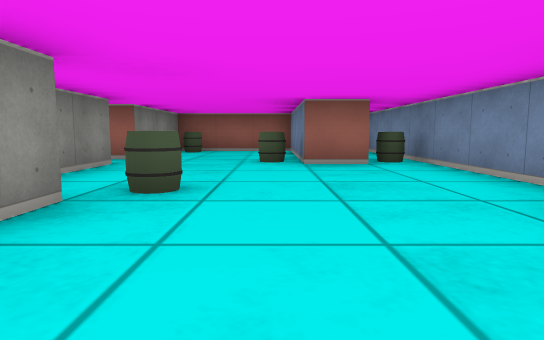
[1] (above)

16 first-person views from a walk through a cub3D ray-caster map. The camera is about half as high as the walls, tilts 6° down and sees 75° across. The floor is counted in squares. Each view is taken from the middle of a square. On the plan, view 1 faces up. The plan holds only what a view shows up to about 9 squares ahead; the rest is blank. The place goes on beyond the plan.

[2]
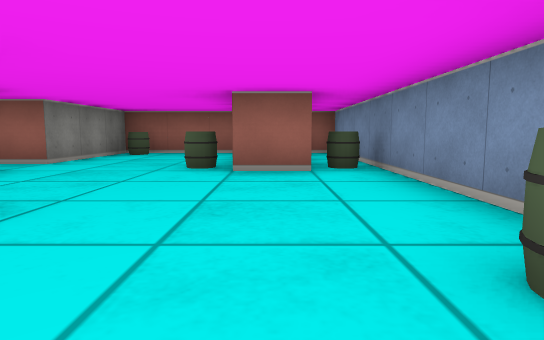

[3]
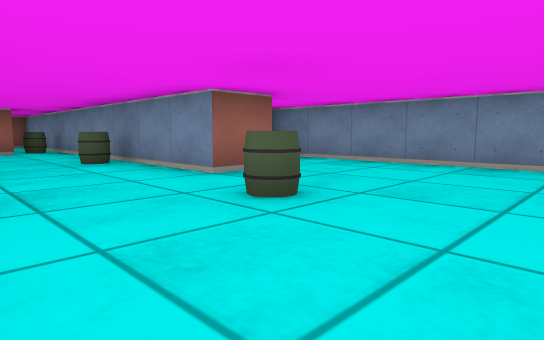

[4]
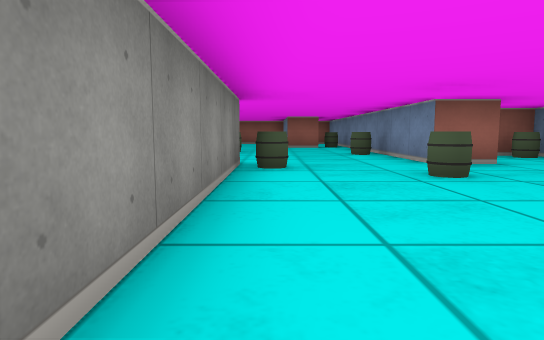

[5]
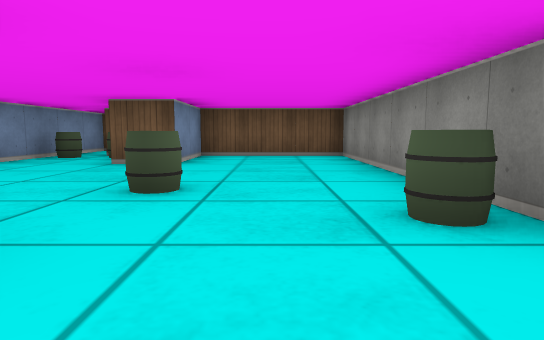

[6]
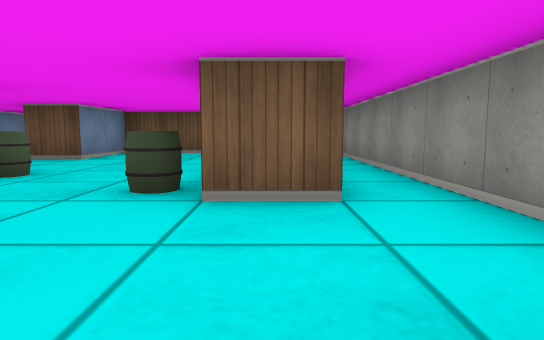

[7]
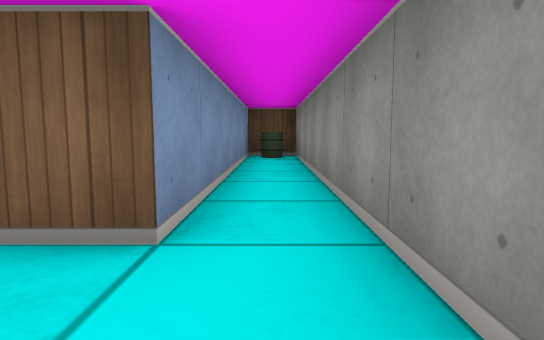

[8]
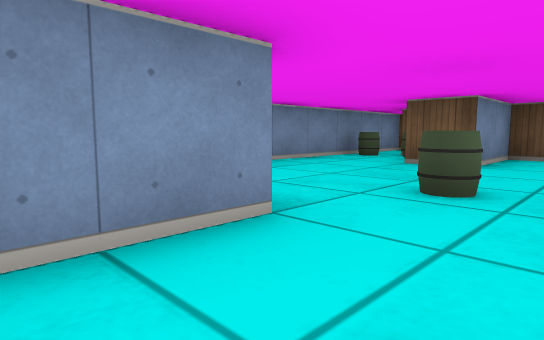

[9]
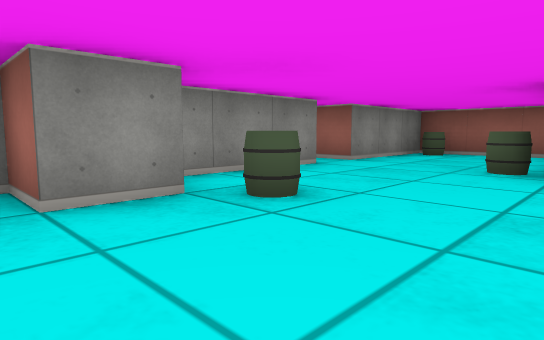

[10]
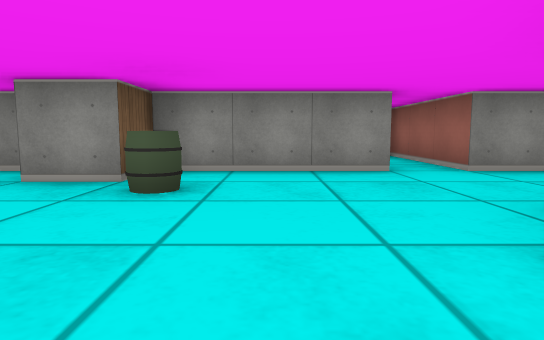

[11]
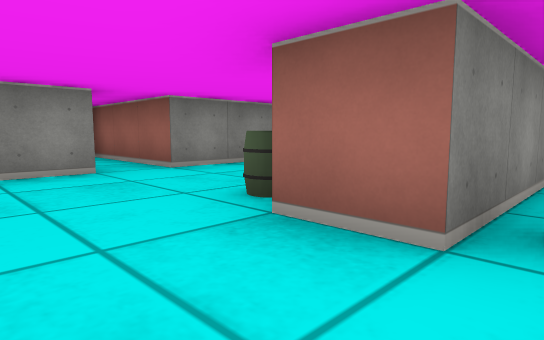

[12]
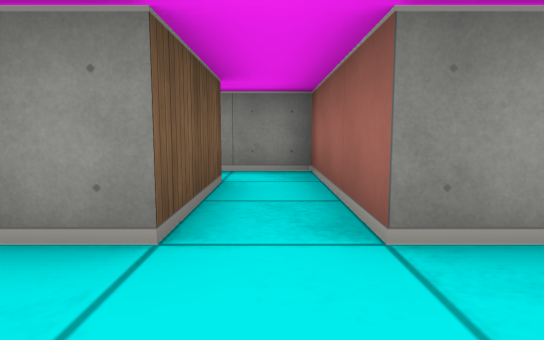

[13]
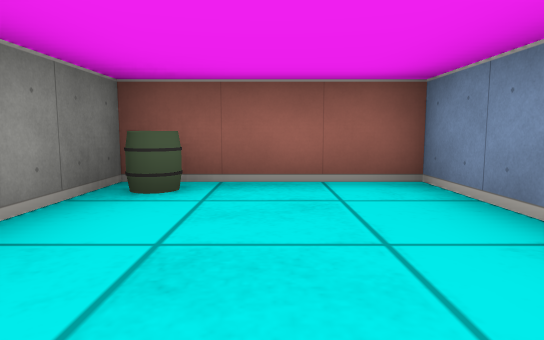

[14]
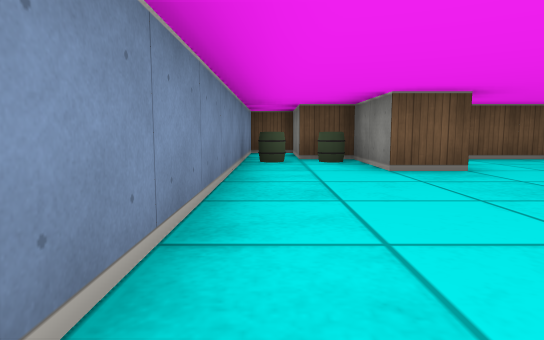

[15]
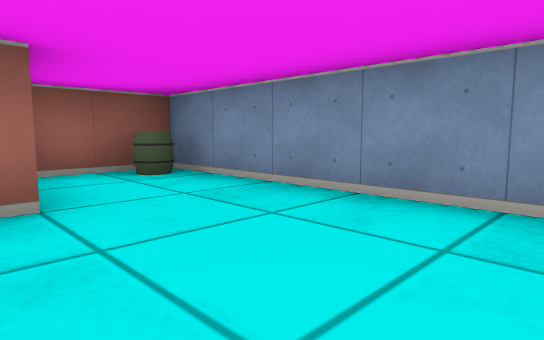

[16]
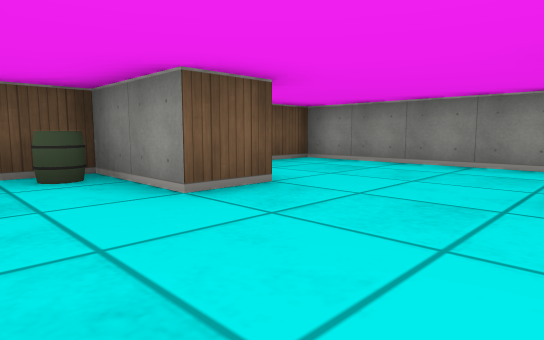

### Floor plan
Points are (right, up) in squares from view 1. A wall is a line through its corners. A room is listed if a view was taken in it or the views show most of it. See-through windows are left out.
Room 1 (views 1, 2, 3, 4, 5, 6, 7, 8, 9, 10, 11, 12, 13, 14, 15, 16)
walls: (3.6, -0.5) (2.5, -0.5) (2.5, 9); (1.5, 7.9) (1.5, 5.5) (0.5, 5.5) (0.5, 9.5) (-2.5, 9.5) (-2.5, 6.5) (-4.5, 6.5); (-4.5, 5.5) (-2.5, 5.5) (-2.5, 2.5) (-1.5, 2.5) (-1.5, 1.5) (-2.5, 1.5) (-2.5, -6.5) (-1.5, -6.5) (-1.5, -0.5) (-0.5, -0.5) (-0.5, -6.5) (2.5, -6.5) (2.5, -4.5) (3.5, -4.5) (3.5, -6.5) (4.5, -6.5); (5.5, -7.5) (5.5, 1.5) (3.9, 1.5)
ways out: opening at (-3.5, 6)
objects: barrel (-2, -6); barrel (-2, 9); barrel (-1, 3); barrel (0, -1); barrel (0, 6); barrel (2, -2); barrel (2, 2); barrel (2, 6); barrel (4, -6); barrel (5, -6); barrel (5, 1)

Positions as (right, up) in squares from view 1, and headings:
1: (0, 0), facing up
2: (1, 1), facing up
3: (0, -4), facing up-right
4: (0, -6), facing up
5: (1, 1), facing down
6: (-1, 2), facing down
7: (-2, 1), facing down
8: (1, 1), facing down-right
9: (1, 1), facing up-left
10: (2, 4), facing left
11: (2, 4), facing up-left
12: (-1, 6), facing left
13: (-1, 6), facing up
14: (5, 0), facing down
15: (3, -3), facing up-right
16: (5, -2), facing down-left
